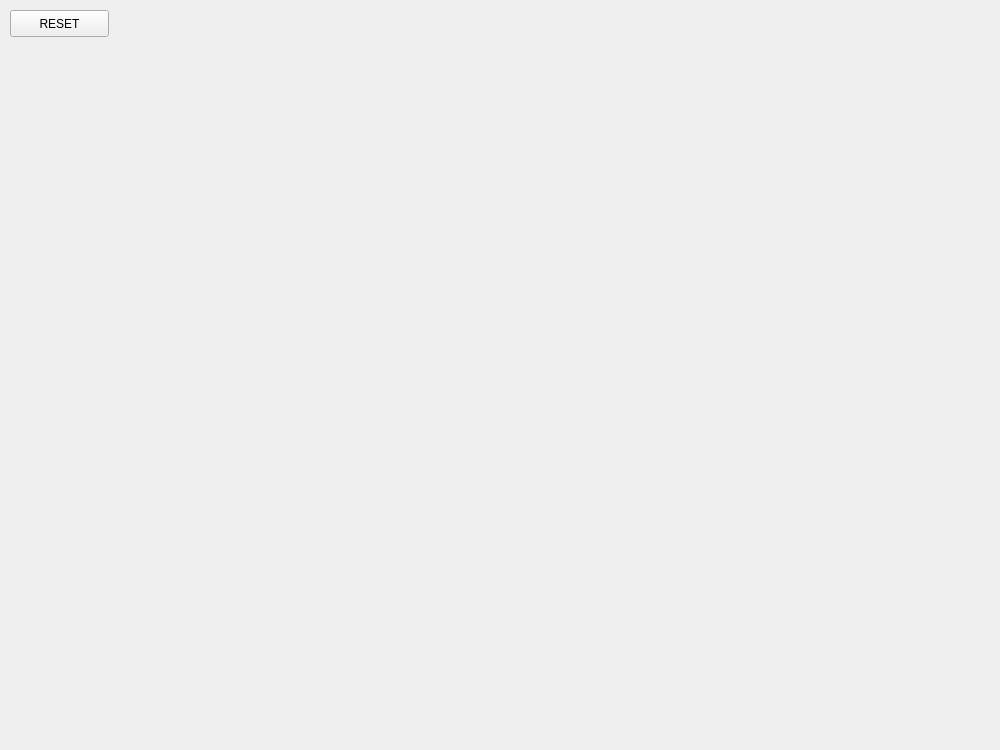
<?xml version="1.0" encoding="UTF-8"?>
<ui version="4.0">
 <class>GameWindow</class>
 <widget class="QWidget" name="GameWindow">
  <property name="geometry">
   <rect>
    <x>0</x>
    <y>0</y>
    <width>1000</width>
    <height>750</height>
   </rect>
  </property>
  <property name="minimumSize">
   <size>
    <width>1000</width>
    <height>750</height>
   </size>
  </property>
  <property name="maximumSize">
   <size>
    <width>1000</width>
    <height>750</height>
   </size>
  </property>
  <property name="windowTitle">
   <string>Form</string>
  </property>
  <widget class="QPushButton" name="pushButton">
   <property name="geometry">
    <rect>
     <x>10</x>
     <y>10</y>
     <width>99</width>
     <height>27</height>
    </rect>
   </property>
   <property name="text">
    <string>RESET</string>
   </property>
  </widget>
 </widget>
 <resources/>
 <connections/>
</ui>
